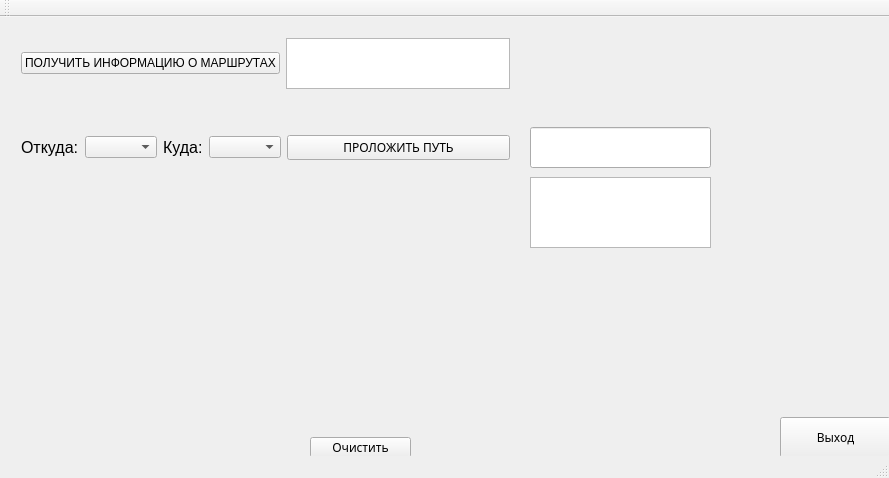
<?xml version="1.0" encoding="UTF-8"?>
<ui version="4.0">
 <class>MainWindow</class>
 <widget class="QMainWindow" name="MainWindow">
  <property name="geometry">
   <rect>
    <x>0</x>
    <y>0</y>
    <width>889</width>
    <height>478</height>
   </rect>
  </property>
  <property name="windowTitle">
   <string>MainWindow</string>
  </property>
  <widget class="QWidget" name="centralWidget">
   <widget class="QPushButton" name="clear">
    <property name="geometry">
     <rect>
      <x>310</x>
      <y>420</y>
      <width>101</width>
      <height>21</height>
     </rect>
    </property>
    <property name="font">
     <font>
      <family>Yu Gothic</family>
     </font>
    </property>
    <property name="text">
     <string>Очистить</string>
    </property>
   </widget>
   <widget class="QLineEdit" name="way">
    <property name="geometry">
     <rect>
      <x>530</x>
      <y>110</y>
      <width>181</width>
      <height>41</height>
     </rect>
    </property>
   </widget>
   <widget class="QWidget" name="layoutWidget">
    <property name="geometry">
     <rect>
      <x>10</x>
      <y>10</y>
      <width>511</width>
      <height>73</height>
     </rect>
    </property>
    <layout class="QHBoxLayout" name="horizontalLayout_3">
     <item>
      <widget class="QPushButton" name="pushButton_INFO">
       <property name="text">
        <string>ПОЛУЧИТЬ ИНФОРМАЦИЮ О МАРШРУТАХ</string>
       </property>
      </widget>
     </item>
     <item>
      <widget class="QTextEdit" name="answer1"/>
     </item>
    </layout>
   </widget>
   <widget class="QWidget" name="layoutWidget">
    <property name="geometry">
     <rect>
      <x>10</x>
      <y>100</y>
      <width>511</width>
      <height>61</height>
     </rect>
    </property>
    <layout class="QHBoxLayout" name="horizontalLayout_2">
     <item>
      <layout class="QHBoxLayout" name="horizontalLayout">
       <item>
        <widget class="QLabel" name="label_2">
         <property name="font">
          <font>
           <pointsize>12</pointsize>
          </font>
         </property>
         <property name="text">
          <string>Откуда:</string>
         </property>
        </widget>
       </item>
       <item>
        <widget class="QComboBox" name="comboBox_FROM"/>
       </item>
       <item>
        <widget class="QLabel" name="label_3">
         <property name="font">
          <font>
           <pointsize>12</pointsize>
           <weight>50</weight>
           <bold>false</bold>
          </font>
         </property>
         <property name="text">
          <string>Куда:</string>
         </property>
        </widget>
       </item>
       <item>
        <widget class="QComboBox" name="comboBox_TO"/>
       </item>
      </layout>
     </item>
     <item>
      <widget class="QPushButton" name="pushButton_PTY">
       <property name="font">
        <font>
         <family>MS Gothic</family>
        </font>
       </property>
       <property name="text">
        <string>ПРОЛОЖИТЬ ПУТЬ</string>
       </property>
      </widget>
     </item>
    </layout>
   </widget>
   <widget class="QTextEdit" name="answer">
    <property name="geometry">
     <rect>
      <x>530</x>
      <y>160</y>
      <width>181</width>
      <height>71</height>
     </rect>
    </property>
   </widget>
   <widget class="QPushButton" name="pushButton">
    <property name="geometry">
     <rect>
      <x>780</x>
      <y>400</y>
      <width>111</width>
      <height>41</height>
     </rect>
    </property>
    <property name="font">
     <font>
      <family>MS Reference Sans Serif</family>
     </font>
    </property>
    <property name="text">
     <string>Выход</string>
    </property>
   </widget>
   <widget class="QLineEdit" name="way_2">
    <property name="geometry">
     <rect>
      <x>929</x>
      <y>329</y>
      <width>181</width>
      <height>41</height>
     </rect>
    </property>
   </widget>
   <widget class="QTextEdit" name="answer_2">
    <property name="geometry">
     <rect>
      <x>929</x>
      <y>379</y>
      <width>181</width>
      <height>71</height>
     </rect>
    </property>
   </widget>
  </widget>
  <widget class="QToolBar" name="mainToolBar">
   <attribute name="toolBarArea">
    <enum>TopToolBarArea</enum>
   </attribute>
   <attribute name="toolBarBreak">
    <bool>false</bool>
   </attribute>
  </widget>
  <widget class="QStatusBar" name="statusBar"/>
 </widget>
 <layoutdefault spacing="6" margin="11"/>
 <resources/>
 <connections/>
</ui>
